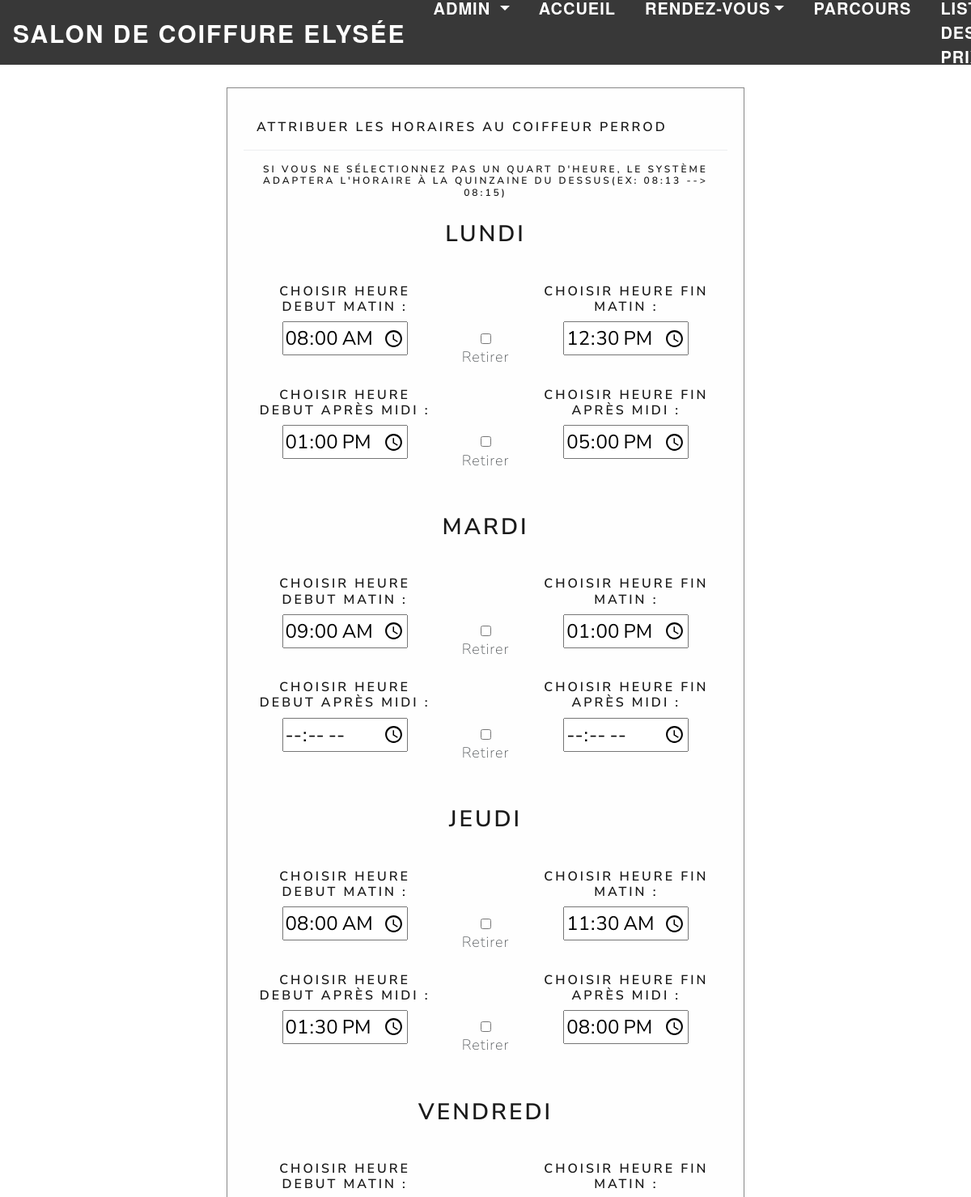
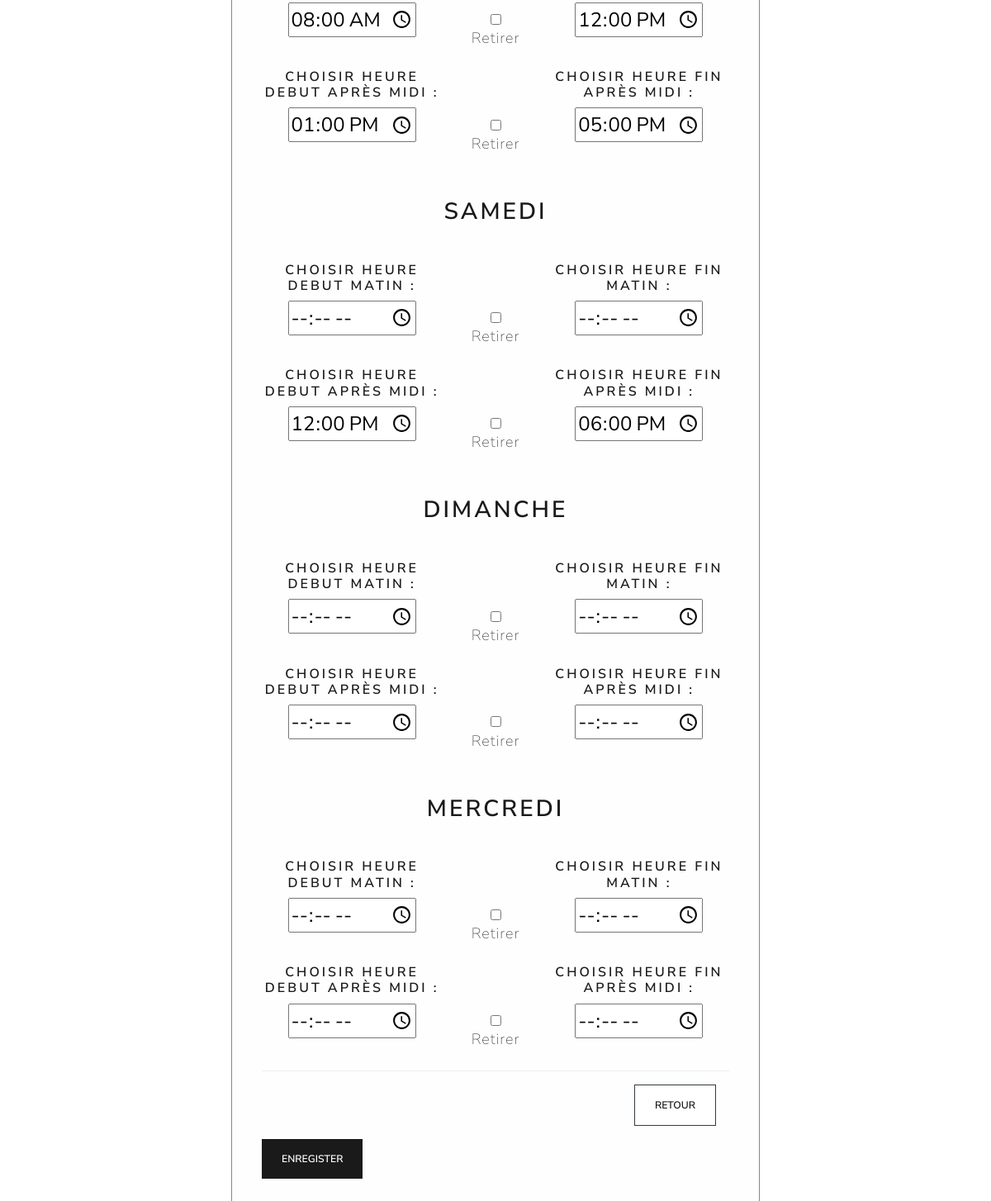
The page /DefinirCoiffeurHoraires?Calendar=true&id=1 (signed in) on the database its author committed (2 pictures, top to bottom).
### tables this page shows
CREATE TABLE IF NOT EXISTS `ely_coiffeur` (
  `COI_ID` int(2) NOT NULL AUTO_INCREMENT,
  `COI_NOM` varchar(30) NOT NULL,
  `COI_PRENOM` varchar(30) NOT NULL,
  `COI_MAIL` varchar(70) NOT NULL,
  `COI_MDP` varchar(50) NOT NULL,
  `COI_NUMTEL` varchar(20) NOT NULL,
  `COI_PHOTO` varchar(500) DEFAULT NULL,
  `COI_POSTE` varchar(25) DEFAULT NULL,
  `COI_STATUT` varchar(25) NOT NULL DEFAULT 'ACTIF',
  PRIMARY KEY (`COI_ID`)
);

CREATE TABLE IF NOT EXISTS `ely_trancheshoraires` (
  `tra_id` int(10) NOT NULL AUTO_INCREMENT,
  `coi_id` int(11) NOT NULL,
  `tra_jour` varchar(255) NOT NULL,
  `tra_heureDebutMatin` time DEFAULT NULL,
  `tra_heureFinMatin` time DEFAULT NULL,
  `tra_heureDebutAprem` time DEFAULT NULL,
  `tra_heureFinAprem` time DEFAULT NULL,
  PRIMARY KEY (`tra_id`),
  KEY `coi_id` (`coi_id`)
);

### includes/dbfunctions.php (called while the page is built, shortened)
<?php
if ($_SERVER['SERVER_NAME'] == "esig-sandbox.ch"){
    function myConnection() {
        static $dbc = null;
        if ($dbc == null) {
            try {
                $dbc = new PDO('mysql:dbname=hhva_team2020_5;host=hhva.myd.infomaniak.com', 'hhva_team2020_5', 'LBtKn32jx8');
            } catch (PDOException $e) {
                header("Location:error?message=".$e->getMessage());
            }
    }
        return $dbc;
    }
}else{
    function myConnection() {
        static $dbc = null;
        if ($dbc == null) {
            try {
                $dbc = new PDO('mysql:dbname=hhva_team2020_5;host=localhost', 'root', '');
            } catch (PDOException $e) {
                header("Location:error?message=".$e->getMessage());
            }
        }
        return $dbc;
    }
}
function GetAllHoraireWhereCoiId($COI_ID){
    try{
        $request = myConnection()->prepare
        ("SELECT * FROM ely_trancheshoraires  WHERE COI_ID = :COI_ID order by tra_id");
        $request->bindParam(':COI_ID', $COI_ID, PDO::PARAM_INT);
        $request->execute();
    }catch (PDOException $e) {
        header("Location:error?message=".$e->getMessage());
    }
    return $request;
}
function getOneCoiffeurID($id)
{
    try {
        $request = myConnection()->prepare("SELECT * FROM ely_coiffeur where coi_id = :id");
        $request -> bindParam(':id',$id,PDO::PARAM_INT);
        $request->execute();
    } catch (PDOException $e) {
        header("Location:error?message=".$e->getMessage());
    }
    return $request->fetch(PDO::FETCH_ASSOC);
}

### DefinirCoiffeurHoraires.php (the view, shortened to what this page needs)
<?php
  include('includes/header.php');
  if (isset($_SESSION["COI_POSTE"])){
    if ($_SESSION["COI_POSTE"] == "Patronne"){
      $modificationPossible = true;
    }
    else{
      $modificationPossible = false;
    }
  }else{
    $modificationPossible = false;
  }
  if(isset($_GET['Calendar'])){
    if($modificationPossible)
      {
?>
<div class="FormulaireHoraire"  style="width:100%;margin-top:3%">
<?php
$coiffeur = getOneCoiffeurID( $_GET['id']);
$coiffeurHoraire=GetAllHoraireWhereCoiId($coiffeur['COI_ID'])->fetchAll();
$coiffeurHoraireexist=GetAllHoraireWhereCoiId($coiffeur['COI_ID'])->rowCount();
 $compteur = 0;
 if($coiffeurHoraireexist >=1){ ?>
<form action="DefinirCoiffeurHoraires?Coi_id=<?= $_GET['id']?>&ModifierHoraire=true" method="post">
<div class="modal-dialog modal-lg" role="document">
    <div class="modal-content">
        <div class="modal-header">
          <h5 class="modal-title text-center" id="">Attribuer les Horaires Au Coiffeur <?= $coiffeur['COI_NOM']?> <span id=""></h5>
        </div>
        <div class="modal-body text-center" >
        <h6>Si vous ne sélectionnez pas un quart d'heure, le système adaptera l'horaire à la quinzaine du dessus(ex: 08:13 --> 08:15) </h6>
        <?php
        foreach($coiffeurHoraire as $HoraireCoiffeur){?>
            <h2 class="text-center" style="margin-top: 5%"><?=$HoraireCoiffeur['tra_jour']?></h2>
          <br>
            <div class="row">
              <div class="col-5">
                <h5>Choisir Heure Debut Matin : </h5>
                <div class="form-group">
                <input type="time" id="appt" name="MHeureDM<?=$compteur?>" min="8:00" max="21:00" value=<?=$HoraireCoiffeur['tra_heureDebutMatin']?> required>
                </div>
              </div>
              <div class="col" style="padding-top: 8%;">
                <input class="form-check-label" style="margin-bottom:-10%;" type="checkbox" id="Mretirer<?=$compteur?>" name="Mretirer<?=$compteur?>" value="true">
                <p class="text-center" style="font-size:75%; margin-top: -10%;"><label for="Mretirer<?=$compteur?>">Retirer</label></p>
              </div>
              <div class="col-5">
                <h5>Choisir Heure Fin Matin : </h5>
                <div class="form-group">
                <input type="time" id="appt" name="MHeureFM<?=$compteur?>"  min="8:00" max="21:00"  value=<?=$HoraireCoiffeur['tra_heureFinMatin']?> required>
                </div>
              </div>
            </div>
            <div class="row">
              <div class="col-5">
                <h5>Choisir Heure Debut Après Midi :  </h5>
                <div class="form-group">
                <input type="time" id="appt" name="MHeureDA<?=$compteur?>"  min="8:00" max="21:00"  value=<?=$HoraireCoiffeur['tra_heureDebutAprem']?> required>
                </div>
              </div>
              <div class="col" style="padding-top: 8%;">
                <input class="form-check-label" style="margin-bottom:-10%;" type="checkbox" id="Aretirer<?=$compteur?>" name="Aretirer<?=$compteur?>" value="true">
                <p class="text-center" style="font-size:75%; margin-top: -10%;"><label for="Aretirer<?=$compteur?>">Retirer</label></p>
              </div>
              <div class="col-5">
                <h5>Choisir Heure Fin Après Midi : </h5>
                <div class="form-group">
                <input type="time" id="appt" name="MHeureFA<?=$compteur?>"  min="8:00" max="21:00"  value=<?=$HoraireCoiffeur['tra_heureFinAprem']?>  required>
                </div>
              </div>
            </div>
        <?php $compteur++; } ?>
        <div class="modal-footer">
        <a href="listecoiffeur"><button type="button" name="comeback" class="btn btn-secondary border border-dark" >Retour</button></a>
      </div>
      <button type="submit" name="UdapteHoraire" class="btn btn-primary" style="margin-right:82%">Enregister</button>
        </form>
          <?php
          }?>
        </div>
<?php }
          }?>

### css/style.css (style rules this page uses)
@media only screen and (min-width: 768px) { .col-5 { width: 41.66%; } }
html { font-size:100%; }
@media (min-width: 640px) { body { font-size:1rem; } }
@media (min-width:960px) { body { font-size:1.2rem; } }
@media (min-width:1100px) { body { font-size:1.5rem; } }
html { max-width: 100%; }
.modal-content { background-color: #fefefe; margin: 15% auto; padding: 20px; border: 1px solid #888; width: 80%; }
.modal-content { margin: auto; display: block; width: 80%; max-width: 700px; }
.modal-content, #caption { animation-name: zoom; animation-duration: 0.6s; }

### rows shown on the page
ely_coiffeur: COI_NOM "PERROD"
ely_trancheshoraires: tra_jour "LUNDI", tra_heureDebutMatin "08:00:00", tra_heureFinMatin "12:30:00", tra_heureDebutAprem "13:00:00", tra_heureFinAprem "17:00:00"
ely_trancheshoraires: tra_jour "MARDI", tra_heureDebutMatin "09:00:00", tra_heureFinMatin "13:00:00"
ely_trancheshoraires: tra_jour "JEUDI", tra_heureDebutMatin "08:00:00", tra_heureFinMatin "11:30:00", tra_heureDebutAprem "13:30:00", tra_heureFinAprem "20:00:00"
ely_trancheshoraires: tra_jour "VENDREDI", tra_heureDebutMatin "08:00:00", tra_heureFinMatin "12:00:00", tra_heureDebutAprem "13:00:00", tra_heureFinAprem "17:00:00"
ely_trancheshoraires: tra_jour "SAMEDI", tra_heureDebutAprem "12:00:00", tra_heureFinAprem "18:00:00"
ely_trancheshoraires: tra_jour "DIMANCHE"
ely_trancheshoraires: tra_jour "MERCREDI"
